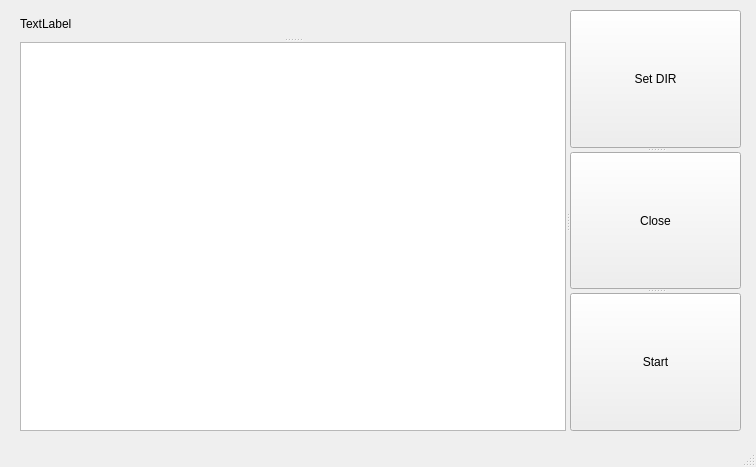
<?xml version="1.0" encoding="UTF-8"?>
<ui version="4.0">
 <class>MainWindow</class>
 <widget class="QMainWindow" name="MainWindow">
  <property name="geometry">
   <rect>
    <x>0</x>
    <y>0</y>
    <width>756</width>
    <height>467</height>
   </rect>
  </property>
  <property name="windowTitle">
   <string>MainWindow</string>
  </property>
  <widget class="QWidget" name="centralWidget">
   <widget class="QSplitter" name="splitter_3">
    <property name="geometry">
     <rect>
      <x>20</x>
      <y>10</y>
      <width>721</width>
      <height>421</height>
     </rect>
    </property>
    <property name="maximumSize">
     <size>
      <width>16777215</width>
      <height>16777215</height>
     </size>
    </property>
    <property name="orientation">
     <enum>Qt::Horizontal</enum>
    </property>
    <widget class="QSplitter" name="splitter">
     <property name="orientation">
      <enum>Qt::Vertical</enum>
     </property>
     <widget class="QLabel" name="label">
      <property name="text">
       <string>TextLabel</string>
      </property>
     </widget>
     <widget class="QListWidget" name="listWidget"/>
    </widget>
    <widget class="QSplitter" name="splitter_2">
     <property name="orientation">
      <enum>Qt::Vertical</enum>
     </property>
     <widget class="QPushButton" name="pushButton">
      <property name="text">
       <string>Set DIR</string>
      </property>
     </widget>
     <widget class="QPushButton" name="pushButton_2">
      <property name="text">
       <string>Close</string>
      </property>
     </widget>
     <widget class="QPushButton" name="pushButton_3">
      <property name="text">
       <string>Start</string>
      </property>
     </widget>
    </widget>
   </widget>
  </widget>
  <widget class="QMenuBar" name="menuBar">
   <property name="geometry">
    <rect>
     <x>0</x>
     <y>0</y>
     <width>756</width>
     <height>18</height>
    </rect>
   </property>
  </widget>
  <widget class="QStatusBar" name="statusBar"/>
 </widget>
 <layoutdefault spacing="6" margin="11"/>
 <resources/>
 <connections>
  <connection>
   <sender>pushButton_2</sender>
   <signal>clicked()</signal>
   <receiver>MainWindow</receiver>
   <slot>close()</slot>
   <hints>
    <hint type="sourcelabel">
     <x>701</x>
     <y>42</y>
    </hint>
    <hint type="destinationlabel">
     <x>678</x>
     <y>94</y>
    </hint>
   </hints>
  </connection>
 </connections>
</ui>
